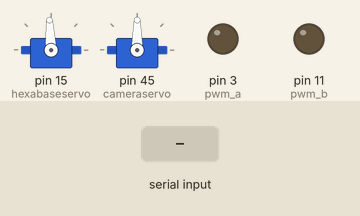
A sketch run on a simulated Arduino Mega 2560, built with avr-gcc and run on an emulated ATmega2560. Parts: 2 × servo, output pins drawn as LEDs (lit = HIGH). Inputs (shaded band) come from the test bench. What the sketch prints to the serial monitor is not drawn.

Above: at 1.2 s.
1.3 s: "R" received over the second serial link
At 4.0 s:
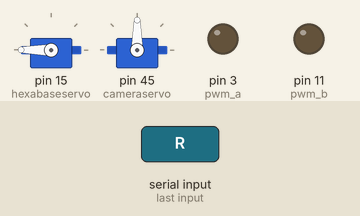
4.3 s: "L" received over the second serial link
7.3 s: "F" received over the second serial link
At 7.8 s:
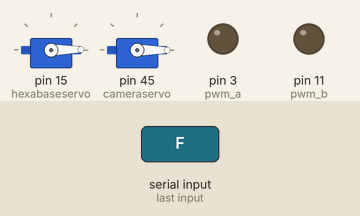
8.8 s: "B" received over the second serial link
At 10.74 s:
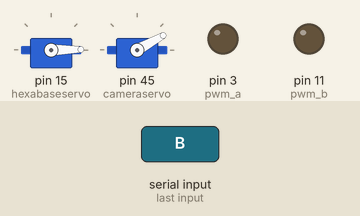
11.8 s: "G" received over the second serial link
At 13.0 s:
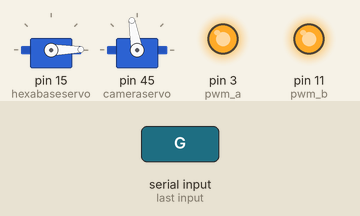
13.3 s: "R" received over the second serial link
Timing chart, 0 to 24.4 s (numbered marks = the images above; inputs shaded):
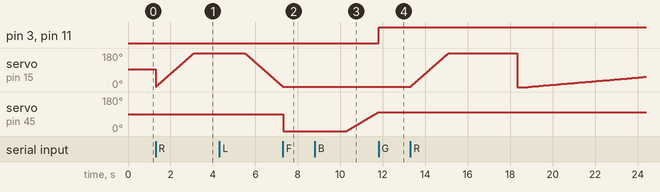

Measured:
- after the input at 7.3 s, servo on pin 15 (hexabaseservo): stays 1° (without the input it goes to 0° after 0.02 s); servo on pin 45 (cameraservo): 90° → 0° at once
- after the input at 8.8 s, servo on pin 45 (cameraservo): moves from 0° to 99° over 1.5 s, starting after 1.5 s
- after the input at 11.8 s, pin 3 (pwm_a), pin 11 (pwm_b): LOW → HIGH at once; servo on pin 45 (cameraservo): goes on until 11.8 s, then stays 100°

The sketch:

Bluetooth_communication.ino
```cpp
int pwm_a = 3;
int pwm_b = 11;
int dir_a = 12;
int dir_b = 13;

#include <Servo.h>
Servo hexabaseservo;  // create servo object to control a servo
Servo cameraservo;
int angle_base = 0;
int angle_camera = 0;


#include <SoftwareSerial.h>
SoftwareSerial BTConnection(10,9);

void backward()
{
  digitalWrite(dir_a, HIGH);
  digitalWrite(dir_b, HIGH);
  analogWrite(pwm_a, 255);
  analogWrite(pwm_b, 255);
}

void forward()
{
  digitalWrite(dir_a, LOW);
  digitalWrite(dir_b, LOW);
  analogWrite(pwm_a, 255);
  analogWrite(pwm_b, 255);
}


void turnleft()
{
  digitalWrite(dir_a, HIGH);
  digitalWrite(dir_b, LOW);
  analogWrite(pwm_a, 255);
  analogWrite(pwm_b, 255);
}


void turnright() //full speed backward
{
  digitalWrite(dir_a, LOW);
  digitalWrite(dir_b, HIGH);
  analogWrite(pwm_a, 255);
  analogWrite(pwm_b, 255);
}
void stopmove() //stop
{
  digitalWrite(dir_a, LOW);
  digitalWrite(dir_b, LOW);
  analogWrite(pwm_a, 0);
  analogWrite(pwm_b, 0);
}


void setup(){

  BTConnection.begin(9600);
  Serial.begin(9600);
  hexabaseservo.writeMicroseconds(1500); //set initial servo position if desired
  hexabaseservo.attach(15);  //the pin for the servo control
  cameraservo.attach(45);
}

char signal = ' ';
void loop(){

  if (BTConnection.available()){
    signal = BTConnection.read();
    Serial.print(signal);

  }
  if (signal == 'L'){
    angle_base -=1;
    hexabaseservo.write(angle_base);
    delay(10);
  }
  if (signal == 'R'){
    angle_base +=1;
    hexabaseservo.write(angle_base);
    delay(10);
  }

    if (signal == 'F'){
    angle_camera -=1;
    cameraservo.write(angle_camera);
    delay(15);
  }
  if (signal == 'B'){
    angle_camera +=1;
    cameraservo.write(angle_camera);
    delay(15);
  }
   if (signal == 'G'){
      forward();
  }
  if (signal == 'I'){
      backward();
  }
  if (signal == 'H'){
     turnleft();
  }
    if (signal == 'H'){
     turnright();
  }
 }
```
